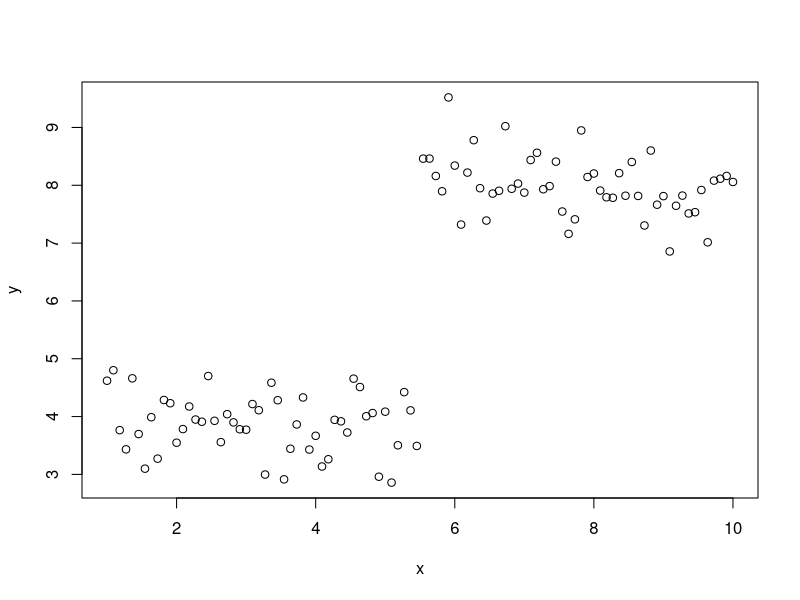
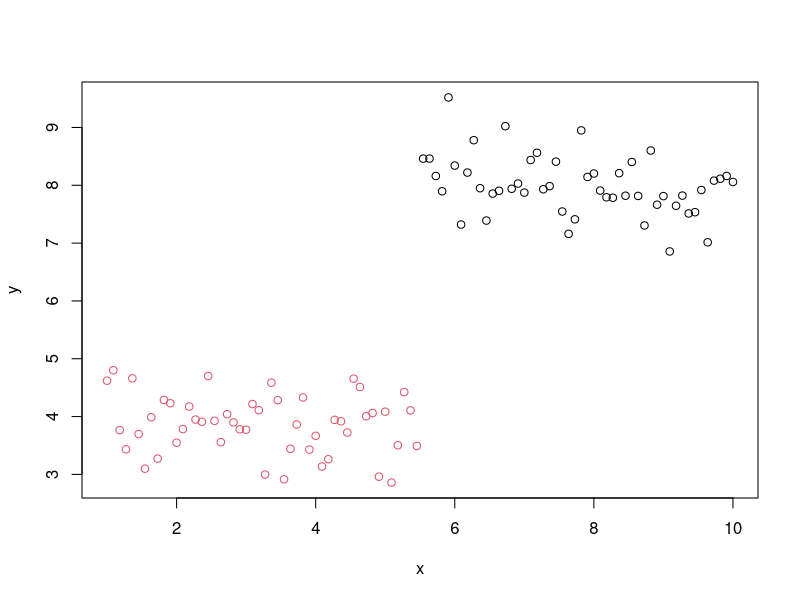
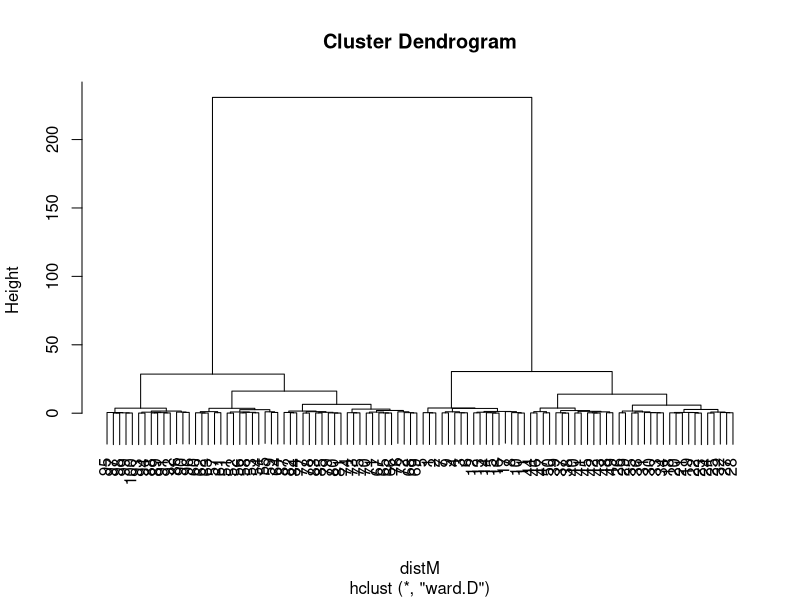
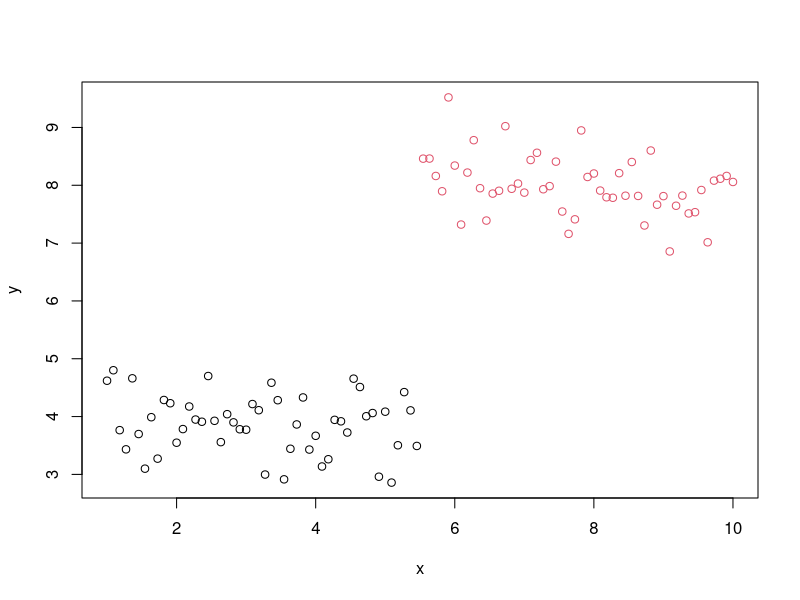

R code for these plots, in order:
## k-means Demo

x <- seq(from=1,to=10,length.out = 100)
y1 <- rnorm(50, 4, 0.5)
y2 <- rnorm(50, 8, 0.5)
y <- c(y1,y2)
plot(x,y)
obs <- data.frame(x,y)
kmeansObj <-  kmeans(obs, centers = 2)
plot(x,y, col= kmeansObj$cluster)

## Hierarchical Clustering

distM <- dist(obs)
clusters <- hclust(distM, method = "ward.D")
plot(clusters)
mem <- cutree(clusters, k =2)
plot(x,y, col=mem)